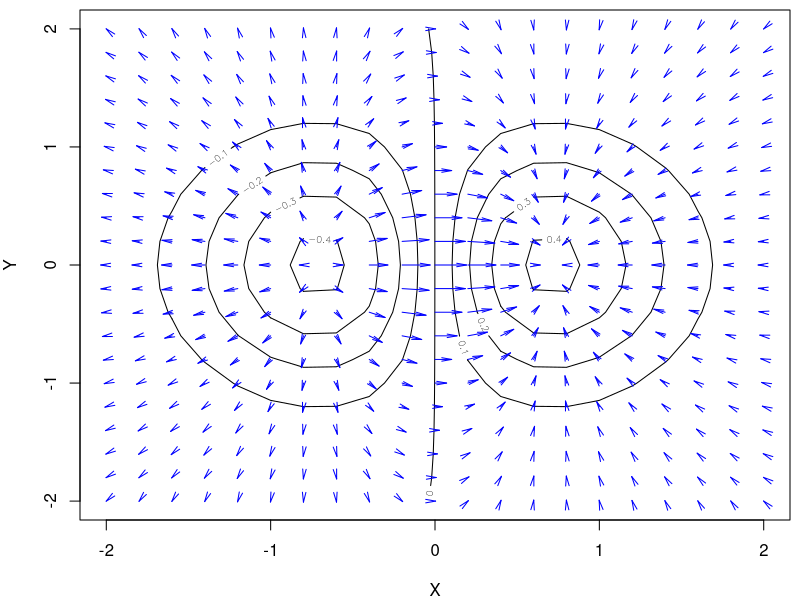

This figure's R source:
library(pracma)
x <- y <- seq(from = -2, to = 2, by = 0.2)
m <- meshgrid(x, y); X <- m$X; Y <- m$Y
Z <- X * exp(-X^2 - Y^2)
g <- gradient(Z, x, y)
Fx <- g$X; Fy <- g$Y
par(mai=c(0.8, 0.8, 0.1, 0.1))
contour(x, y, t(Z), levels=seq(-0.5, 0.5, 0.1), 
        xlab = "X", ylab = "Y")
quiver(X, Y, Fx, Fy, scale = 0.2, col="blue")

savePlot("grad_plot", type="eps")


